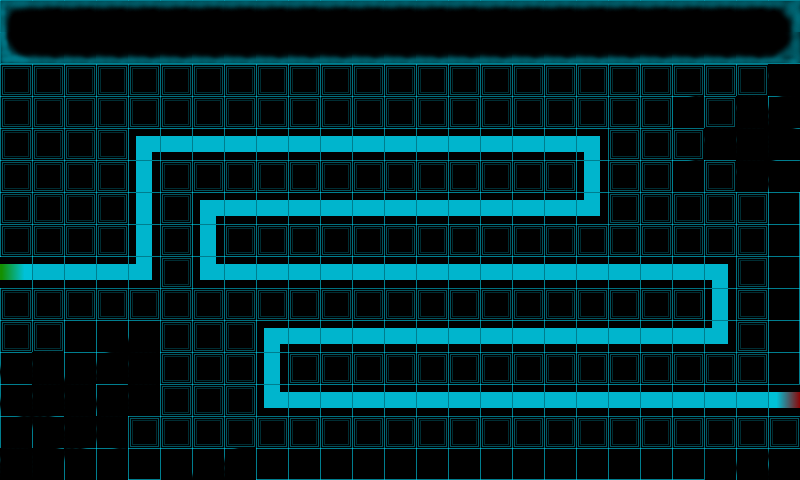

This is a level from a 2D game, rendered from its Tiled map with the project's own tilesets. A one-line summary and the complete map file follow:
An orthogonal 25x15 tile map with 32x32 px tiles, 1 tile layer (Calque de Tile 1).

<map version="1.0" orientation="orthogonal" width="25" height="15" tilewidth="32" tileheight="32">
 <tileset firstgid="1" name="tronts32" tilewidth="32" tileheight="32">
  <image source="tronts32.png" width="256" height="256" />
 </tileset>
 <layer name="Calque de Tile 1" width="25" height="15">
  <data>
   <tile gid="41" />
   <tile gid="42" />
   <tile gid="42" />
   <tile gid="42" />
   <tile gid="42" />
   <tile gid="42" />
   <tile gid="42" />
   <tile gid="42" />
   <tile gid="42" />
   <tile gid="42" />
   <tile gid="42" />
   <tile gid="42" />
   <tile gid="42" />
   <tile gid="42" />
   <tile gid="42" />
   <tile gid="42" />
   <tile gid="42" />
   <tile gid="42" />
   <tile gid="42" />
   <tile gid="42" />
   <tile gid="42" />
   <tile gid="42" />
   <tile gid="42" />
   <tile gid="42" />
   <tile gid="43" />
   <tile gid="57" />
   <tile gid="58" />
   <tile gid="58" />
   <tile gid="58" />
   <tile gid="58" />
   <tile gid="58" />
   <tile gid="58" />
   <tile gid="58" />
   <tile gid="58" />
   <tile gid="58" />
   <tile gid="58" />
   <tile gid="58" />
   <tile gid="58" />
   <tile gid="58" />
   <tile gid="58" />
   <tile gid="58" />
   <tile gid="58" />
   <tile gid="58" />
   <tile gid="58" />
   <tile gid="58" />
   <tile gid="58" />
   <tile gid="58" />
   <tile gid="58" />
   <tile gid="58" />
   <tile gid="59" />
   <tile gid="1" />
   <tile gid="1" />
   <tile gid="1" />
   <tile gid="1" />
   <tile gid="1" />
   <tile gid="1" />
   <tile gid="1" />
   <tile gid="1" />
   <tile gid="1" />
   <tile gid="1" />
   <tile gid="1" />
   <tile gid="1" />
   <tile gid="1" />
   <tile gid="1" />
   <tile gid="1" />
   <tile gid="1" />
   <tile gid="1" />
   <tile gid="1" />
   <tile gid="1" />
   <tile gid="1" />
   <tile gid="1" />
   <tile gid="1" />
   <tile gid="1" />
   <tile gid="1" />
   <tile gid="45" />
   <tile gid="1" />
   <tile gid="1" />
   <tile gid="1" />
   <tile gid="1" />
   <tile gid="1" />
   <tile gid="1" />
   <tile gid="1" />
   <tile gid="1" />
   <tile gid="1" />
   <tile gid="1" />
   <tile gid="1" />
   <tile gid="1" />
   <tile gid="1" />
   <tile gid="1" />
   <tile gid="1" />
   <tile gid="1" />
   <tile gid="1" />
   <tile gid="1" />
   <tile gid="1" />
   <tile gid="1" />
   <tile gid="1" />
   <tile gid="34" />
   <tile gid="1" />
   <tile gid="45" />
   <tile gid="38" />
   <tile gid="1" />
   <tile gid="1" />
   <tile gid="1" />
   <tile gid="1" />
   <tile gid="11" />
   <tile gid="3" />
   <tile gid="3" />
   <tile gid="3" />
   <tile gid="3" />
   <tile gid="3" />
   <tile gid="3" />
   <tile gid="3" />
   <tile gid="3" />
   <tile gid="3" />
   <tile gid="3" />
   <tile gid="3" />
   <tile gid="3" />
   <tile gid="3" />
   <tile gid="12" />
   <tile gid="1" />
   <tile gid="1" />
   <tile gid="1" />
   <tile gid="45" />
   <tile gid="45" />
   <tile gid="46" />
   <tile gid="1" />
   <tile gid="1" />
   <tile gid="1" />
   <tile gid="1" />
   <tile gid="10" />
   <tile gid="1" />
   <tile gid="1" />
   <tile gid="1" />
   <tile gid="1" />
   <tile gid="1" />
   <tile gid="1" />
   <tile gid="1" />
   <tile gid="1" />
   <tile gid="1" />
   <tile gid="1" />
   <tile gid="1" />
   <tile gid="1" />
   <tile gid="1" />
   <tile gid="10" />
   <tile gid="1" />
   <tile gid="1" />
   <tile gid="34" />
   <tile gid="1" />
   <tile gid="45" />
   <tile gid="54" />
   <tile gid="1" />
   <tile gid="1" />
   <tile gid="1" />
   <tile gid="1" />
   <tile gid="10" />
   <tile gid="1" />
   <tile gid="11" />
   <tile gid="3" />
   <tile gid="3" />
   <tile gid="3" />
   <tile gid="3" />
   <tile gid="3" />
   <tile gid="3" />
   <tile gid="3" />
   <tile gid="3" />
   <tile gid="3" />
   <tile gid="3" />
   <tile gid="3" />
   <tile gid="20" />
   <tile gid="1" />
   <tile gid="1" />
   <tile gid="1" />
   <tile gid="1" />
   <tile gid="1" />
   <tile gid="56" />
   <tile gid="1" />
   <tile gid="1" />
   <tile gid="1" />
   <tile gid="1" />
   <tile gid="10" />
   <tile gid="1" />
   <tile gid="10" />
   <tile gid="1" />
   <tile gid="1" />
   <tile gid="1" />
   <tile gid="1" />
   <tile gid="1" />
   <tile gid="1" />
   <tile gid="1" />
   <tile gid="1" />
   <tile gid="1" />
   <tile gid="1" />
   <tile gid="1" />
   <tile gid="1" />
   <tile gid="1" />
   <tile gid="1" />
   <tile gid="1" />
   <tile gid="1" />
   <tile gid="1" />
   <tile gid="56" />
   <tile gid="2" />
   <tile gid="3" />
   <tile gid="3" />
   <tile gid="3" />
   <tile gid="20" />
   <tile gid="1" />
   <tile gid="19" />
   <tile gid="3" />
   <tile gid="3" />
   <tile gid="3" />
   <tile gid="3" />
   <tile gid="3" />
   <tile gid="3" />
   <tile gid="3" />
   <tile gid="3" />
   <tile gid="3" />
   <tile gid="3" />
   <tile gid="3" />
   <tile gid="3" />
   <tile gid="3" />
   <tile gid="3" />
   <tile gid="3" />
   <tile gid="12" />
   <tile gid="1" />
   <tile gid="56" />
   <tile gid="1" />
   <tile gid="1" />
   <tile gid="1" />
   <tile gid="1" />
   <tile gid="1" />
   <tile gid="1" />
   <tile gid="1" />
   <tile gid="1" />
   <tile gid="1" />
   <tile gid="1" />
   <tile gid="1" />
   <tile gid="1" />
   <tile gid="1" />
   <tile gid="1" />
   <tile gid="1" />
   <tile gid="1" />
   <tile gid="1" />
   <tile gid="1" />
   <tile gid="1" />
   <tile gid="1" />
   <tile gid="1" />
   <tile gid="1" />
   <tile gid="10" />
   <tile gid="1" />
   <tile gid="56" />
   <tile gid="1" />
   <tile gid="1" />
   <tile gid="29" />
   <tile gid="30" />
   <tile gid="31" />
   <tile gid="1" />
   <tile gid="1" />
   <tile gid="1" />
   <tile gid="11" />
   <tile gid="3" />
   <tile gid="3" />
   <tile gid="3" />
   <tile gid="3" />
   <tile gid="3" />
   <tile gid="3" />
   <tile gid="3" />
   <tile gid="3" />
   <tile gid="3" />
   <tile gid="3" />
   <tile gid="3" />
   <tile gid="3" />
   <tile gid="3" />
   <tile gid="20" />
   <tile gid="1" />
   <tile gid="56" />
   <tile gid="26" />
   <tile gid="45" />
   <tile gid="37" />
   <tile gid="38" />
   <tile gid="45" />
   <tile gid="1" />
   <tile gid="1" />
   <tile gid="1" />
   <tile gid="10" />
   <tile gid="1" />
   <tile gid="1" />
   <tile gid="1" />
   <tile gid="1" />
   <tile gid="1" />
   <tile gid="1" />
   <tile gid="1" />
   <tile gid="1" />
   <tile gid="1" />
   <tile gid="1" />
   <tile gid="1" />
   <tile gid="1" />
   <tile gid="1" />
   <tile gid="1" />
   <tile gid="1" />
   <tile gid="56" />
   <tile gid="26" />
   <tile gid="45" />
   <tile gid="45" />
   <tile gid="26" />
   <tile gid="45" />
   <tile gid="1" />
   <tile gid="1" />
   <tile gid="1" />
   <tile gid="19" />
   <tile gid="3" />
   <tile gid="3" />
   <tile gid="3" />
   <tile gid="3" />
   <tile gid="3" />
   <tile gid="3" />
   <tile gid="3" />
   <tile gid="3" />
   <tile gid="3" />
   <tile gid="3" />
   <tile gid="3" />
   <tile gid="3" />
   <tile gid="3" />
   <tile gid="3" />
   <tile gid="3" />
   <tile gid="4" />
   <tile gid="34" />
   <tile gid="35" />
   <tile gid="45" />
   <tile gid="53" />
   <tile gid="1" />
   <tile gid="1" />
   <tile gid="1" />
   <tile gid="1" />
   <tile gid="1" />
   <tile gid="1" />
   <tile gid="1" />
   <tile gid="1" />
   <tile gid="1" />
   <tile gid="1" />
   <tile gid="1" />
   <tile gid="1" />
   <tile gid="1" />
   <tile gid="1" />
   <tile gid="1" />
   <tile gid="1" />
   <tile gid="1" />
   <tile gid="1" />
   <tile gid="1" />
   <tile gid="1" />
   <tile gid="1" />
   <tile gid="45" />
   <tile gid="46" />
   <tile gid="35" />
   <tile gid="34" />
   <tile gid="63" />
   <tile gid="36" />
   <tile gid="37" />
   <tile gid="38" />
   <tile gid="63" />
   <tile gid="63" />
   <tile gid="63" />
   <tile gid="63" />
   <tile gid="63" />
   <tile gid="63" />
   <tile gid="63" />
   <tile gid="63" />
   <tile gid="63" />
   <tile gid="63" />
   <tile gid="63" />
   <tile gid="63" />
   <tile gid="63" />
   <tile gid="63" />
   <tile gid="25" />
   <tile gid="26" />
   <tile gid="27" />
  </data>
 </layer>
</map>
